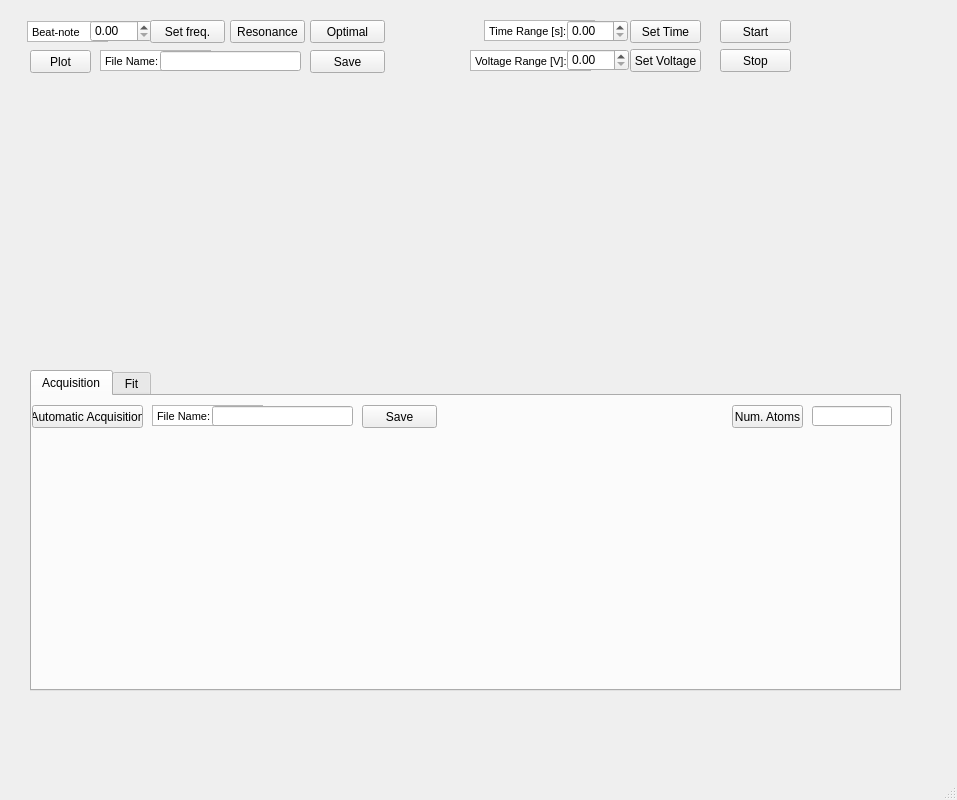
<?xml version="1.0" encoding="UTF-8"?>
<ui version="4.0">
 <class>MainWindow</class>
 <widget class="QMainWindow" name="MainWindow">
  <property name="geometry">
   <rect>
    <x>0</x>
    <y>0</y>
    <width>957</width>
    <height>800</height>
   </rect>
  </property>
  <property name="windowTitle">
   <string>MainWindow</string>
  </property>
  <widget class="QWidget" name="centralwidget">
   <widget class="QPushButton" name="plot_osc_button">
    <property name="geometry">
     <rect>
      <x>30</x>
      <y>50</y>
      <width>61</width>
      <height>23</height>
     </rect>
    </property>
    <property name="text">
     <string>Plot</string>
    </property>
   </widget>
   <widget class="QWidget" name="verticalLayoutWidget">
    <property name="geometry">
     <rect>
      <x>29</x>
      <y>79</y>
      <width>861</width>
      <height>271</height>
     </rect>
    </property>
    <layout class="QVBoxLayout" name="plot_osc"/>
   </widget>
   <widget class="QDoubleSpinBox" name="freq_box">
    <property name="geometry">
     <rect>
      <x>90</x>
      <y>20</y>
      <width>62</width>
      <height>22</height>
     </rect>
    </property>
   </widget>
   <widget class="QTextBrowser" name="textBrowser">
    <property name="geometry">
     <rect>
      <x>27</x>
      <y>21</y>
      <width>81</width>
      <height>21</height>
     </rect>
    </property>
    <property name="html">
     <string>&lt;!DOCTYPE HTML PUBLIC &quot;-//W3C//DTD HTML 4.0//EN&quot; &quot;http://www.w3.org/TR/REC-html40/strict.dtd&quot;&gt;
&lt;html&gt;&lt;head&gt;&lt;meta name=&quot;qrichtext&quot; content=&quot;1&quot; /&gt;&lt;style type=&quot;text/css&quot;&gt;
p, li { white-space: pre-wrap; }
&lt;/style&gt;&lt;/head&gt;&lt;body style=&quot; font-family:'MS Shell Dlg 2'; font-size:8.25pt; font-weight:400; font-style:normal;&quot;&gt;
&lt;p style=&quot; margin-top:0px; margin-bottom:0px; margin-left:0px; margin-right:0px; -qt-block-indent:0; text-indent:0px;&quot;&gt;Beat-note [MHz]:&lt;/p&gt;&lt;/body&gt;&lt;/html&gt;</string>
    </property>
   </widget>
   <widget class="QPushButton" name="set_freq_button">
    <property name="geometry">
     <rect>
      <x>150</x>
      <y>20</y>
      <width>75</width>
      <height>23</height>
     </rect>
    </property>
    <property name="text">
     <string>Set freq.</string>
    </property>
   </widget>
   <widget class="QPushButton" name="set_time_button">
    <property name="geometry">
     <rect>
      <x>630</x>
      <y>20</y>
      <width>71</width>
      <height>23</height>
     </rect>
    </property>
    <property name="text">
     <string>Set Time</string>
    </property>
   </widget>
   <widget class="QDoubleSpinBox" name="time_box">
    <property name="geometry">
     <rect>
      <x>567</x>
      <y>20</y>
      <width>61</width>
      <height>22</height>
     </rect>
    </property>
   </widget>
   <widget class="QTextBrowser" name="textBrowser_2">
    <property name="geometry">
     <rect>
      <x>484</x>
      <y>20</y>
      <width>111</width>
      <height>21</height>
     </rect>
    </property>
    <property name="html">
     <string>&lt;!DOCTYPE HTML PUBLIC &quot;-//W3C//DTD HTML 4.0//EN&quot; &quot;http://www.w3.org/TR/REC-html40/strict.dtd&quot;&gt;
&lt;html&gt;&lt;head&gt;&lt;meta name=&quot;qrichtext&quot; content=&quot;1&quot; /&gt;&lt;style type=&quot;text/css&quot;&gt;
p, li { white-space: pre-wrap; }
&lt;/style&gt;&lt;/head&gt;&lt;body style=&quot; font-family:'MS Shell Dlg 2'; font-size:8.25pt; font-weight:400; font-style:normal;&quot;&gt;
&lt;p style=&quot; margin-top:0px; margin-bottom:0px; margin-left:0px; margin-right:0px; -qt-block-indent:0; text-indent:0px;&quot;&gt;Time Range [s]:&lt;/p&gt;&lt;/body&gt;&lt;/html&gt;</string>
    </property>
   </widget>
   <widget class="QPushButton" name="set_voltage_button">
    <property name="geometry">
     <rect>
      <x>630</x>
      <y>49</y>
      <width>71</width>
      <height>23</height>
     </rect>
    </property>
    <property name="text">
     <string>Set Voltage</string>
    </property>
   </widget>
   <widget class="QDoubleSpinBox" name="voltage_box">
    <property name="geometry">
     <rect>
      <x>567</x>
      <y>49</y>
      <width>62</width>
      <height>22</height>
     </rect>
    </property>
   </widget>
   <widget class="QTextBrowser" name="textBrowser_3">
    <property name="geometry">
     <rect>
      <x>470</x>
      <y>50</y>
      <width>121</width>
      <height>21</height>
     </rect>
    </property>
    <property name="html">
     <string>&lt;!DOCTYPE HTML PUBLIC &quot;-//W3C//DTD HTML 4.0//EN&quot; &quot;http://www.w3.org/TR/REC-html40/strict.dtd&quot;&gt;
&lt;html&gt;&lt;head&gt;&lt;meta name=&quot;qrichtext&quot; content=&quot;1&quot; /&gt;&lt;style type=&quot;text/css&quot;&gt;
p, li { white-space: pre-wrap; }
&lt;/style&gt;&lt;/head&gt;&lt;body style=&quot; font-family:'MS Shell Dlg 2'; font-size:8.25pt; font-weight:400; font-style:normal;&quot;&gt;
&lt;p style=&quot; margin-top:0px; margin-bottom:0px; margin-left:0px; margin-right:0px; -qt-block-indent:0; text-indent:0px;&quot;&gt;Voltage Range [V]:&lt;/p&gt;&lt;/body&gt;&lt;/html&gt;</string>
    </property>
   </widget>
   <widget class="QPushButton" name="start_button">
    <property name="geometry">
     <rect>
      <x>720</x>
      <y>20</y>
      <width>71</width>
      <height>23</height>
     </rect>
    </property>
    <property name="text">
     <string>Start</string>
    </property>
   </widget>
   <widget class="QPushButton" name="set_freq_res_button">
    <property name="geometry">
     <rect>
      <x>230</x>
      <y>20</y>
      <width>75</width>
      <height>23</height>
     </rect>
    </property>
    <property name="text">
     <string>Resonance</string>
    </property>
   </widget>
   <widget class="QPushButton" name="stop_button">
    <property name="geometry">
     <rect>
      <x>720</x>
      <y>49</y>
      <width>71</width>
      <height>23</height>
     </rect>
    </property>
    <property name="text">
     <string>Stop</string>
    </property>
   </widget>
   <widget class="QPushButton" name="set_freq_opt_button">
    <property name="geometry">
     <rect>
      <x>310</x>
      <y>20</y>
      <width>75</width>
      <height>23</height>
     </rect>
    </property>
    <property name="text">
     <string>Optimal</string>
    </property>
   </widget>
   <widget class="QPushButton" name="save_osc_button">
    <property name="geometry">
     <rect>
      <x>310</x>
      <y>50</y>
      <width>75</width>
      <height>23</height>
     </rect>
    </property>
    <property name="text">
     <string>Save</string>
    </property>
   </widget>
   <widget class="QLineEdit" name="file_name_osc_input">
    <property name="geometry">
     <rect>
      <x>160</x>
      <y>51</y>
      <width>141</width>
      <height>20</height>
     </rect>
    </property>
   </widget>
   <widget class="QTextBrowser" name="textBrowser_7">
    <property name="geometry">
     <rect>
      <x>100</x>
      <y>50</y>
      <width>111</width>
      <height>21</height>
     </rect>
    </property>
    <property name="html">
     <string>&lt;!DOCTYPE HTML PUBLIC &quot;-//W3C//DTD HTML 4.0//EN&quot; &quot;http://www.w3.org/TR/REC-html40/strict.dtd&quot;&gt;
&lt;html&gt;&lt;head&gt;&lt;meta name=&quot;qrichtext&quot; content=&quot;1&quot; /&gt;&lt;style type=&quot;text/css&quot;&gt;
p, li { white-space: pre-wrap; }
&lt;/style&gt;&lt;/head&gt;&lt;body style=&quot; font-family:'MS Shell Dlg 2'; font-size:8.25pt; font-weight:400; font-style:normal;&quot;&gt;
&lt;p style=&quot; margin-top:0px; margin-bottom:0px; margin-left:0px; margin-right:0px; -qt-block-indent:0; text-indent:0px;&quot;&gt;File Name:&lt;/p&gt;&lt;/body&gt;&lt;/html&gt;</string>
    </property>
   </widget>
   <widget class="QTabWidget" name="tabWidget">
    <property name="geometry">
     <rect>
      <x>30</x>
      <y>370</y>
      <width>871</width>
      <height>321</height>
     </rect>
    </property>
    <property name="currentIndex">
     <number>0</number>
    </property>
    <widget class="QWidget" name="tab">
     <attribute name="title">
      <string>Acquisition</string>
     </attribute>
     <widget class="QWidget" name="verticalLayoutWidget_2">
      <property name="geometry">
       <rect>
        <x>0</x>
        <y>40</y>
        <width>861</width>
        <height>251</height>
       </rect>
      </property>
      <layout class="QVBoxLayout" name="plot_auto"/>
     </widget>
     <widget class="QPushButton" name="num_atoms_button">
      <property name="geometry">
       <rect>
        <x>700</x>
        <y>9</y>
        <width>71</width>
        <height>23</height>
       </rect>
      </property>
      <property name="text">
       <string>Num. Atoms</string>
      </property>
     </widget>
     <widget class="QLineEdit" name="file_name_auto_input">
      <property name="geometry">
       <rect>
        <x>180</x>
        <y>10</y>
        <width>141</width>
        <height>20</height>
       </rect>
      </property>
     </widget>
     <widget class="QTextBrowser" name="textBrowser_4">
      <property name="geometry">
       <rect>
        <x>120</x>
        <y>9</y>
        <width>111</width>
        <height>21</height>
       </rect>
      </property>
      <property name="html">
       <string>&lt;!DOCTYPE HTML PUBLIC &quot;-//W3C//DTD HTML 4.0//EN&quot; &quot;http://www.w3.org/TR/REC-html40/strict.dtd&quot;&gt;
&lt;html&gt;&lt;head&gt;&lt;meta name=&quot;qrichtext&quot; content=&quot;1&quot; /&gt;&lt;style type=&quot;text/css&quot;&gt;
p, li { white-space: pre-wrap; }
&lt;/style&gt;&lt;/head&gt;&lt;body style=&quot; font-family:'MS Shell Dlg 2'; font-size:8.25pt; font-weight:400; font-style:normal;&quot;&gt;
&lt;p style=&quot; margin-top:0px; margin-bottom:0px; margin-left:0px; margin-right:0px; -qt-block-indent:0; text-indent:0px;&quot;&gt;File Name:&lt;/p&gt;&lt;/body&gt;&lt;/html&gt;</string>
      </property>
     </widget>
     <widget class="QPushButton" name="save_acquisition_button">
      <property name="geometry">
       <rect>
        <x>330</x>
        <y>9</y>
        <width>75</width>
        <height>23</height>
       </rect>
      </property>
      <property name="text">
       <string>Save</string>
      </property>
     </widget>
     <widget class="QLineEdit" name="num_atoms_output_text">
      <property name="geometry">
       <rect>
        <x>780</x>
        <y>10</y>
        <width>80</width>
        <height>20</height>
       </rect>
      </property>
     </widget>
     <widget class="QPushButton" name="auto_acquire_button">
      <property name="geometry">
       <rect>
        <x>0</x>
        <y>9</y>
        <width>111</width>
        <height>23</height>
       </rect>
      </property>
      <property name="text">
       <string>Automatic Acquisition</string>
      </property>
     </widget>
     <zorder>textBrowser_4</zorder>
     <zorder>verticalLayoutWidget_2</zorder>
     <zorder>num_atoms_button</zorder>
     <zorder>file_name_auto_input</zorder>
     <zorder>save_acquisition_button</zorder>
     <zorder>num_atoms_output_text</zorder>
     <zorder>auto_acquire_button</zorder>
    </widget>
    <widget class="QWidget" name="tab_2">
     <attribute name="title">
      <string>Fit</string>
     </attribute>
     <widget class="QWidget" name="verticalLayoutWidget_3">
      <property name="geometry">
       <rect>
        <x>0</x>
        <y>40</y>
        <width>861</width>
        <height>261</height>
       </rect>
      </property>
      <layout class="QVBoxLayout" name="plot_fit"/>
     </widget>
     <widget class="QPushButton" name="fit_button">
      <property name="geometry">
       <rect>
        <x>780</x>
        <y>10</y>
        <width>71</width>
        <height>23</height>
       </rect>
      </property>
      <property name="text">
       <string>Fit</string>
      </property>
     </widget>
     <widget class="QDoubleSpinBox" name="start_time_fit_box">
      <property name="geometry">
       <rect>
        <x>90</x>
        <y>10</y>
        <width>61</width>
        <height>22</height>
       </rect>
      </property>
     </widget>
     <widget class="QTextBrowser" name="textBrowser_5">
      <property name="geometry">
       <rect>
        <x>10</x>
        <y>11</y>
        <width>111</width>
        <height>21</height>
       </rect>
      </property>
      <property name="html">
       <string>&lt;!DOCTYPE HTML PUBLIC &quot;-//W3C//DTD HTML 4.0//EN&quot; &quot;http://www.w3.org/TR/REC-html40/strict.dtd&quot;&gt;
&lt;html&gt;&lt;head&gt;&lt;meta name=&quot;qrichtext&quot; content=&quot;1&quot; /&gt;&lt;style type=&quot;text/css&quot;&gt;
p, li { white-space: pre-wrap; }
&lt;/style&gt;&lt;/head&gt;&lt;body style=&quot; font-family:'MS Shell Dlg 2'; font-size:8.25pt; font-weight:400; font-style:normal;&quot;&gt;
&lt;p style=&quot; margin-top:0px; margin-bottom:0px; margin-left:0px; margin-right:0px; -qt-block-indent:0; text-indent:0px;&quot;&gt;Start Time [s]:&lt;/p&gt;&lt;/body&gt;&lt;/html&gt;</string>
      </property>
     </widget>
     <widget class="QPushButton" name="set_start_time_fit_button">
      <property name="geometry">
       <rect>
        <x>160</x>
        <y>10</y>
        <width>71</width>
        <height>23</height>
       </rect>
      </property>
      <property name="text">
       <string>Set Start</string>
      </property>
     </widget>
     <zorder>textBrowser_5</zorder>
     <zorder>verticalLayoutWidget_3</zorder>
     <zorder>fit_button</zorder>
     <zorder>start_time_fit_box</zorder>
     <zorder>set_start_time_fit_button</zorder>
    </widget>
   </widget>
   <zorder>textBrowser_7</zorder>
   <zorder>textBrowser_3</zorder>
   <zorder>textBrowser_2</zorder>
   <zorder>plot_osc_button</zorder>
   <zorder>verticalLayoutWidget</zorder>
   <zorder>textBrowser</zorder>
   <zorder>freq_box</zorder>
   <zorder>set_freq_button</zorder>
   <zorder>set_time_button</zorder>
   <zorder>time_box</zorder>
   <zorder>set_voltage_button</zorder>
   <zorder>voltage_box</zorder>
   <zorder>start_button</zorder>
   <zorder>set_freq_res_button</zorder>
   <zorder>stop_button</zorder>
   <zorder>set_freq_opt_button</zorder>
   <zorder>save_osc_button</zorder>
   <zorder>file_name_osc_input</zorder>
   <zorder>tabWidget</zorder>
  </widget>
  <widget class="QMenuBar" name="menubar">
   <property name="geometry">
    <rect>
     <x>0</x>
     <y>0</y>
     <width>957</width>
     <height>21</height>
    </rect>
   </property>
  </widget>
  <widget class="QStatusBar" name="statusbar"/>
 </widget>
 <resources/>
 <connections/>
</ui>
